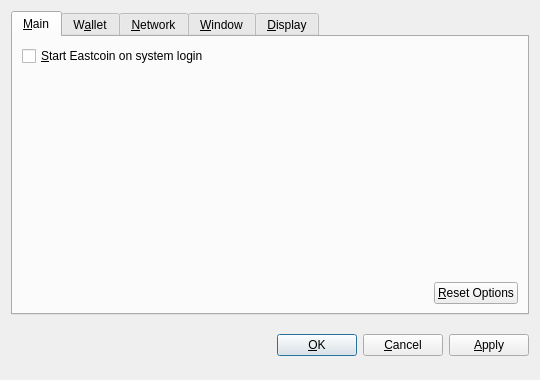
<?xml version="1.0" encoding="UTF-8"?>
<ui version="4.0">
 <class>OptionsDialog</class>
 <widget class="QDialog" name="OptionsDialog">
  <property name="geometry">
   <rect>
    <x>0</x>
    <y>0</y>
    <width>540</width>
    <height>380</height>
   </rect>
  </property>
  <property name="windowTitle">
   <string>Options</string>
  </property>
  <property name="modal">
   <bool>true</bool>
  </property>
  <layout class="QVBoxLayout" name="verticalLayout">
   <item>
    <widget class="QTabWidget" name="tabWidget">
     <property name="tabPosition">
      <enum>QTabWidget::North</enum>
     </property>
     <property name="currentIndex">
      <number>0</number>
     </property>
     <widget class="QWidget" name="tabMain">
      <attribute name="title">
       <string>&amp;Main</string>
      </attribute>
      <layout class="QVBoxLayout" name="verticalLayout_Main">
       <item>
        <widget class="QCheckBox" name="bitcoinAtStartup">
         <property name="toolTip">
          <string>Automatically start Eastcoin after logging in to the system.</string>
         </property>
         <property name="text">
          <string>&amp;Start Eastcoin on system login</string>
         </property>
        </widget>
       </item>
       <item>
        <spacer name="verticalSpacer_Main">
         <property name="orientation">
          <enum>Qt::Vertical</enum>
         </property>
         <property name="sizeHint" stdset="0">
          <size>
           <width>20</width>
           <height>40</height>
          </size>
         </property>
        </spacer>
       </item>
       <item>
        <layout class="QHBoxLayout" name="horizontalLayout_2_Main">
         <item>
          <spacer name="horizontalSpacer_2_Main">
           <property name="orientation">
            <enum>Qt::Horizontal</enum>
           </property>
           <property name="sizeHint" stdset="0">
            <size>
             <width>40</width>
             <height>20</height>
            </size>
           </property>
          </spacer>
         </item>
         <item>
          <widget class="QPushButton" name="resetButton">
           <property name="toolTip">
            <string>Reset all client options to default.</string>
           </property>
           <property name="text">
            <string>&amp;Reset Options</string>
           </property>
           <property name="autoDefault">
            <bool>false</bool>
           </property>
          </widget>
         </item>
        </layout>
       </item>
      </layout>
     </widget>
     <widget class="QWidget" name="tabWallet">
      <attribute name="title">
       <string>W&amp;allet</string>
      </attribute>
      <layout class="QVBoxLayout" name="verticalLayout_Network">
       <item>
        <widget class="QLabel" name="transactionFeeInfoLabel">
         <property name="text">
          <string>Optional transaction fee per kB that helps make sure your transactions are processed quickly. Most transactions are 1 kB.</string>
         </property>
         <property name="textFormat">
          <enum>Qt::PlainText</enum>
         </property>
         <property name="wordWrap">
          <bool>true</bool>
         </property>
        </widget>
       </item>
       <item>
        <layout class="QHBoxLayout" name="horizontalLayout_1_Main">
         <item>
          <widget class="QLabel" name="transactionFeeLabel">
           <property name="text">
            <string>Pay transaction &amp;fee</string>
           </property>
           <property name="textFormat">
            <enum>Qt::PlainText</enum>
           </property>
           <property name="buddy">
            <cstring>transactionFee</cstring>
           </property>
          </widget>
         </item>
         <item>
          <widget class="BitcoinAmountField" name="transactionFee"/>
         </item>
         <item>
          <spacer name="horizontalSpacer_1_Main">
           <property name="orientation">
            <enum>Qt::Horizontal</enum>
           </property>
           <property name="sizeHint" stdset="0">
            <size>
             <width>40</width>
             <height>20</height>
            </size>
           </property>
          </spacer>
         </item>
        </layout>
       </item>
       <item>
        <widget class="QLabel" name="label">
         <property name="text">
          <string>If you disable the spending of unconfirmed change, the change from a transaction cannot be used until that transaction has at least one confirmation. This also affects how your balance is computed.</string>
         </property>
         <property name="wordWrap">
          <bool>true</bool>
         </property>
        </widget>
       </item>
       <item>
        <widget class="QCheckBox" name="spendZeroConfChange">
         <property name="text">
          <string>Spend unconfirmed change  (experts only)</string>
         </property>
        </widget>
       </item>
       <item>
        <spacer name="verticalSpacer">
         <property name="orientation">
          <enum>Qt::Vertical</enum>
         </property>
         <property name="sizeHint" stdset="0">
          <size>
           <width>20</width>
           <height>40</height>
          </size>
         </property>
        </spacer>
       </item>
      </layout>
     </widget>
     <widget class="QWidget" name="tabNetwork">
      <attribute name="title">
       <string>&amp;Network</string>
      </attribute>
      <layout class="QVBoxLayout" name="verticalLayout_Network">
       <item>
        <widget class="QCheckBox" name="mapPortUpnp">
         <property name="toolTip">
          <string>Automatically open the Eastcoin client port on the router. This only works when your router supports UPnP and it is enabled.</string>
         </property>
         <property name="text">
          <string>Map port using &amp;UPnP</string>
         </property>
        </widget>
       </item>
       <item>
        <widget class="QCheckBox" name="connectSocks">
         <property name="toolTip">
          <string>Connect to the Eastcoin network through a SOCKS proxy (e.g. when connecting through Tor).</string>
         </property>
         <property name="text">
          <string>&amp;Connect through SOCKS proxy:</string>
         </property>
        </widget>
       </item>
       <item>
        <layout class="QHBoxLayout" name="horizontalLayout_Network">
         <item>
          <widget class="QLabel" name="proxyIpLabel">
           <property name="text">
            <string>Proxy &amp;IP:</string>
           </property>
           <property name="textFormat">
            <enum>Qt::PlainText</enum>
           </property>
           <property name="buddy">
            <cstring>proxyIp</cstring>
           </property>
          </widget>
         </item>
         <item>
          <widget class="QValidatedLineEdit" name="proxyIp">
           <property name="maximumSize">
            <size>
             <width>140</width>
             <height>16777215</height>
            </size>
           </property>
           <property name="toolTip">
            <string>IP address of the proxy (e.g. 127.0.0.1)</string>
           </property>
          </widget>
         </item>
         <item>
          <widget class="QLabel" name="proxyPortLabel">
           <property name="text">
            <string>&amp;Port:</string>
           </property>
           <property name="textFormat">
            <enum>Qt::PlainText</enum>
           </property>
           <property name="buddy">
            <cstring>proxyPort</cstring>
           </property>
          </widget>
         </item>
         <item>
          <widget class="QLineEdit" name="proxyPort">
           <property name="maximumSize">
            <size>
             <width>55</width>
             <height>16777215</height>
            </size>
           </property>
           <property name="toolTip">
            <string>Port of the proxy (e.g. 9050)</string>
           </property>
          </widget>
         </item>
         <item>
          <widget class="QLabel" name="socksVersionLabel">
           <property name="text">
            <string>SOCKS &amp;Version:</string>
           </property>
           <property name="textFormat">
            <enum>Qt::PlainText</enum>
           </property>
           <property name="buddy">
            <cstring>socksVersion</cstring>
           </property>
          </widget>
         </item>
         <item>
          <widget class="QValueComboBox" name="socksVersion">
           <property name="toolTip">
            <string>SOCKS version of the proxy (e.g. 5)</string>
           </property>
          </widget>
         </item>
         <item>
          <spacer name="horizontalSpacer_Network">
           <property name="orientation">
            <enum>Qt::Horizontal</enum>
           </property>
           <property name="sizeHint" stdset="0">
            <size>
             <width>40</width>
             <height>20</height>
            </size>
           </property>
          </spacer>
         </item>
        </layout>
       </item>
       <item>
        <spacer name="verticalSpacer_Network">
         <property name="orientation">
          <enum>Qt::Vertical</enum>
         </property>
         <property name="sizeHint" stdset="0">
          <size>
           <width>20</width>
           <height>40</height>
          </size>
         </property>
        </spacer>
       </item>
      </layout>
     </widget>
     <widget class="QWidget" name="tabWindow">
      <attribute name="title">
       <string>&amp;Window</string>
      </attribute>
      <layout class="QVBoxLayout" name="verticalLayout_Window">
       <item>
        <widget class="QCheckBox" name="minimizeToTray">
         <property name="toolTip">
          <string>Show only a tray icon after minimizing the window.</string>
         </property>
         <property name="text">
          <string>&amp;Minimize to the tray instead of the taskbar</string>
         </property>
        </widget>
       </item>
       <item>
        <widget class="QCheckBox" name="minimizeOnClose">
         <property name="toolTip">
          <string>Minimize instead of exit the application when the window is closed. When this option is enabled, the application will be closed only after selecting Quit in the menu.</string>
         </property>
         <property name="text">
          <string>M&amp;inimize on close</string>
         </property>
        </widget>
       </item>
       <item>
        <spacer name="verticalSpacer_Window">
         <property name="orientation">
          <enum>Qt::Vertical</enum>
         </property>
         <property name="sizeHint" stdset="0">
          <size>
           <width>20</width>
           <height>40</height>
          </size>
         </property>
        </spacer>
       </item>
      </layout>
     </widget>
     <widget class="QWidget" name="tabDisplay">
      <attribute name="title">
       <string>&amp;Display</string>
      </attribute>
      <layout class="QVBoxLayout" name="verticalLayout_Display">
       <item>
        <layout class="QHBoxLayout" name="horizontalLayout_1_Display">
         <item>
          <widget class="QLabel" name="langLabel">
           <property name="text">
            <string>User Interface &amp;language:</string>
           </property>
           <property name="textFormat">
            <enum>Qt::PlainText</enum>
           </property>
           <property name="buddy">
            <cstring>lang</cstring>
           </property>
          </widget>
         </item>
         <item>
          <widget class="QValueComboBox" name="lang">
           <property name="toolTip">
            <string>The user interface language can be set here. This setting will take effect after restarting Eastcoin.</string>
           </property>
          </widget>
         </item>
        </layout>
       </item>
       <item>
        <layout class="QHBoxLayout" name="horizontalLayout_2_Display">
         <item>
          <widget class="QLabel" name="unitLabel">
           <property name="text">
            <string>&amp;Unit to show amounts in:</string>
           </property>
           <property name="textFormat">
            <enum>Qt::PlainText</enum>
           </property>
           <property name="buddy">
            <cstring>unit</cstring>
           </property>
          </widget>
         </item>
         <item>
          <widget class="QValueComboBox" name="unit">
           <property name="toolTip">
            <string>Choose the default subdivision unit to show in the interface and when sending coins.</string>
           </property>
          </widget>
         </item>
        </layout>
       </item>
       <item>
        <widget class="QCheckBox" name="displayAddresses">
         <property name="toolTip">
          <string>Whether to show Eastcoin addresses in the transaction list or not.</string>
         </property>
         <property name="text">
          <string>&amp;Display addresses in transaction list</string>
         </property>
        </widget>
       </item>
       <item>
        <widget class="QCheckBox" name="coinControlFeatures">
         <property name="toolTip">
          <string>Whether to show coin control features or not.</string>
         </property>
         <property name="text">
          <string>Display coin &amp;control features (experts only!)</string>
         </property>
        </widget>
       </item>
       <item>
        <spacer name="verticalSpacer_Display">
         <property name="orientation">
          <enum>Qt::Vertical</enum>
         </property>
         <property name="sizeHint" stdset="0">
          <size>
           <width>20</width>
           <height>40</height>
          </size>
         </property>
        </spacer>
       </item>
      </layout>
     </widget>
    </widget>
   </item>
   <item>
    <layout class="QHBoxLayout" name="horizontalLayout_Buttons">
     <item>
      <spacer name="horizontalSpacer_1">
       <property name="orientation">
        <enum>Qt::Horizontal</enum>
       </property>
       <property name="sizeHint" stdset="0">
        <size>
         <width>40</width>
         <height>48</height>
        </size>
       </property>
      </spacer>
     </item>
     <item>
      <widget class="QLabel" name="statusLabel">
       <property name="font">
        <font>
         <weight>75</weight>
         <bold>true</bold>
        </font>
       </property>
       <property name="text">
        <string/>
       </property>
       <property name="textFormat">
        <enum>Qt::PlainText</enum>
       </property>
       <property name="wordWrap">
        <bool>true</bool>
       </property>
      </widget>
     </item>
     <item>
      <spacer name="horizontalSpacer_2">
       <property name="orientation">
        <enum>Qt::Horizontal</enum>
       </property>
       <property name="sizeHint" stdset="0">
        <size>
         <width>40</width>
         <height>48</height>
        </size>
       </property>
      </spacer>
     </item>
     <item>
      <widget class="QPushButton" name="okButton">
       <property name="text">
        <string>&amp;OK</string>
       </property>
      </widget>
     </item>
     <item>
      <widget class="QPushButton" name="cancelButton">
       <property name="text">
        <string>&amp;Cancel</string>
       </property>
       <property name="autoDefault">
        <bool>false</bool>
       </property>
      </widget>
     </item>
     <item>
      <widget class="QPushButton" name="applyButton">
       <property name="text">
        <string>&amp;Apply</string>
       </property>
       <property name="autoDefault">
        <bool>false</bool>
       </property>
      </widget>
     </item>
    </layout>
   </item>
  </layout>
 </widget>
 <customwidgets>
  <customwidget>
   <class>BitcoinAmountField</class>
   <extends>QSpinBox</extends>
   <header>bitcoinamountfield.h</header>
  </customwidget>
  <customwidget>
   <class>QValueComboBox</class>
   <extends>QComboBox</extends>
   <header>qvaluecombobox.h</header>
  </customwidget>
  <customwidget>
   <class>QValidatedLineEdit</class>
   <extends>QLineEdit</extends>
   <header>qvalidatedlineedit.h</header>
  </customwidget>
 </customwidgets>
 <resources/>
 <connections/>
</ui>
